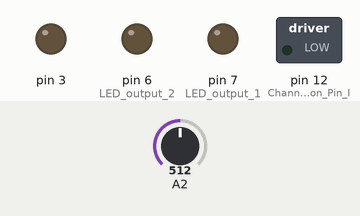
Bench run of a sketch on a simulated Arduino Uno, built with avr-gcc and run on an emulated ATmega328P. On the bench: switched loads named in the sketch (green lamp = pin HIGH), output pins drawn as LEDs (lit = HIGH). The test bench sets the inputs (shaded band); at power-on: A2 = 512.

Above: at 1.2 s.
1.3 s: A2 set to 716
At 2.5 s:
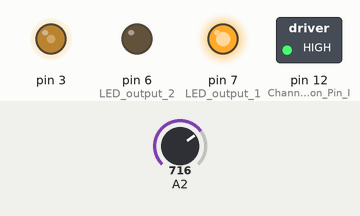
2.8 s: A2 set to 900
At 3.8 s:
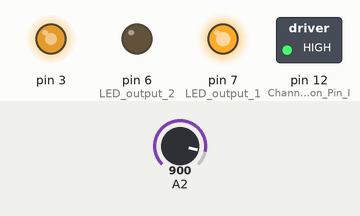
4.3 s: A2 set to 1013
At 4.9 s:
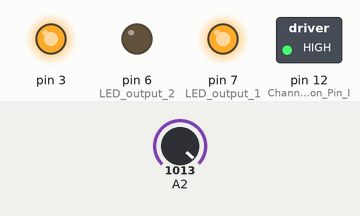
5.8 s: A2 set to 1022
At 7.0 s:
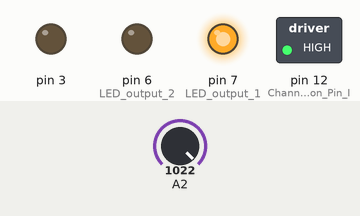
7.3 s: A2 set to 511
At 8.4 s:
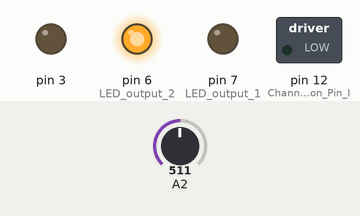
8.8 s: A2 set to 526
At 9.5 s:
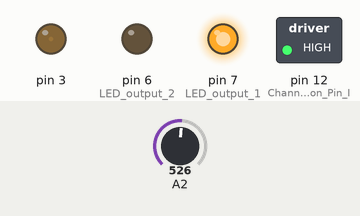
Timing chart, 0 to 11.3 s (numbered marks = the images above; inputs shaded):
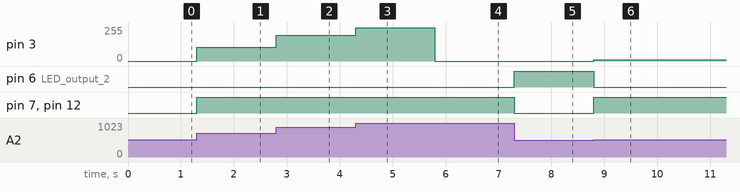

The sketch:

Control-motor-code.ino
```cpp
//**********************************************************************
//          WELCOME THANK YOU FOR DOWNLOAD THE CODE                    *
//          MADE BY MATTIA ESPOSITO                                    *
//          https://github.com/MttEsposito                             *
//          https://www.youtube.com/channel/UCPTNOyJNd_I3DN77ojzRrug   *
//          HAVE A NICE CODING                                         *
//**********************************************************************

void setup() {
  pinMode(12,OUTPUT); //Channel A Direction Pin Initialize
  pinMode(7,OUTPUT);  // LED output 1
  pinMode(6,OUTPUT);  // LED output 2
}

void loop() {

  if (analogRead(A2) > 512)
  {
    digitalWrite(12, HIGH); //Channel A Direction Forward
    analogWrite(3, 0.5*analogRead(A2)-255);  //Channel A Speed
    digitalWrite(7,HIGH);// turn led1 on
    digitalWrite(6,LOW);//turn led2 off
  }

  if(analogRead(A2) < 512)
  {
    digitalWrite(12, LOW); //Channel A Direction Reverse
    analogWrite(3, 255-0.5*analogRead(A2));  //Channel B Speed
    digitalWrite(6,HIGH);//turn led2 on
    digitalWrite(7,LOW);//turn led1 off
  }

}
```

Measured:
- the behaviour switches between 1021 and 1022 on A2 (found by bisection; images 3 and 4)
- the behaviour switches between 512 and 513 on A2 (found by bisection; images 5 and 6)
- after the input at 1.3 s, pin 3: 0/255 → 103/255 at once; pin 7 (LED_output_1), pin 12 (Channel_A_Direction_Pin_I): LOW → HIGH at once
- after the input at 2.8 s, pin 3: 103/255 → 195/255 at once
- after the input at 4.3 s, pin 3: 195/255 → 251/255 at once
- after the input at 5.8 s, pin 3: 251/255 → 0/255 at once
- after the input at 7.3 s, pin 6 (LED_output_2): LOW → HIGH at once; pin 7 (LED_output_1), pin 12 (Channel_A_Direction_Pin_I): HIGH → LOW at once
- after the input at 8.8 s, pin 3: 0/255 → 8/255 at once; pin 6 (LED_output_2): HIGH → LOW at once; pin 7 (LED_output_1), pin 12 (Channel_A_Direction_Pin_I): LOW → HIGH at once
